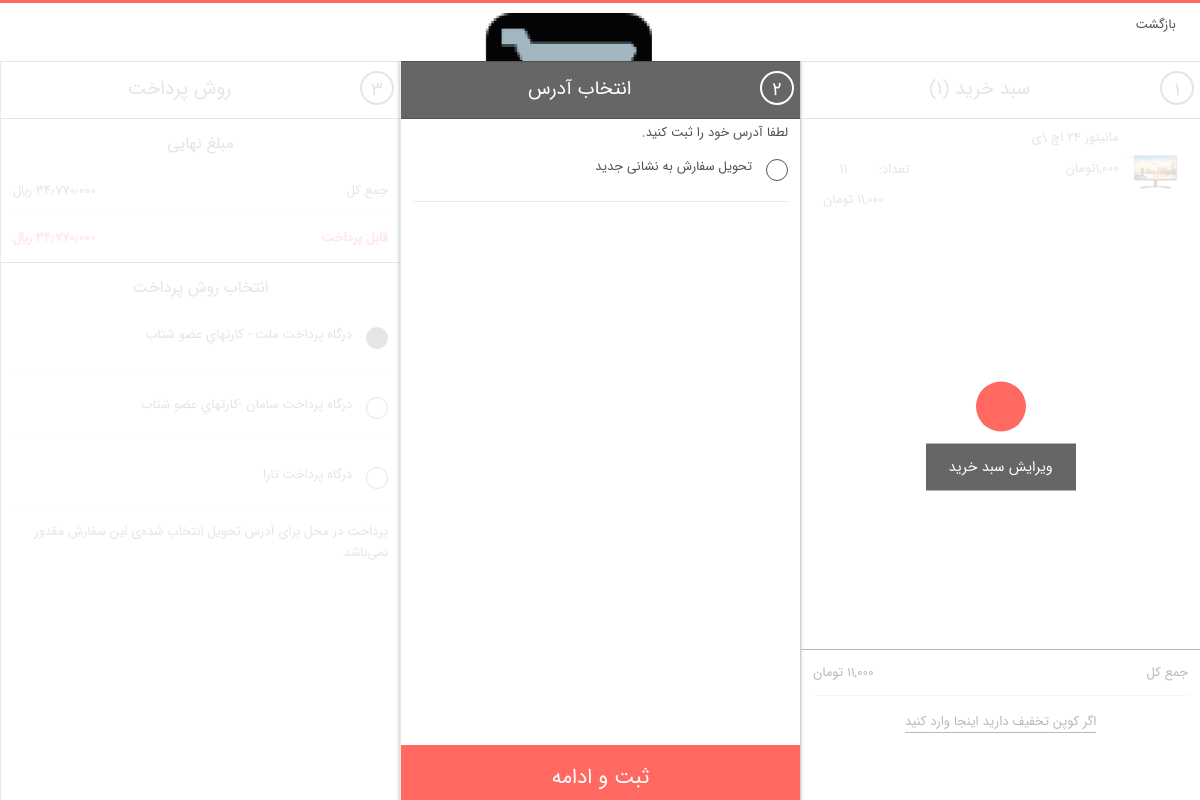
Page /order/orderproduct on the earlier database version.
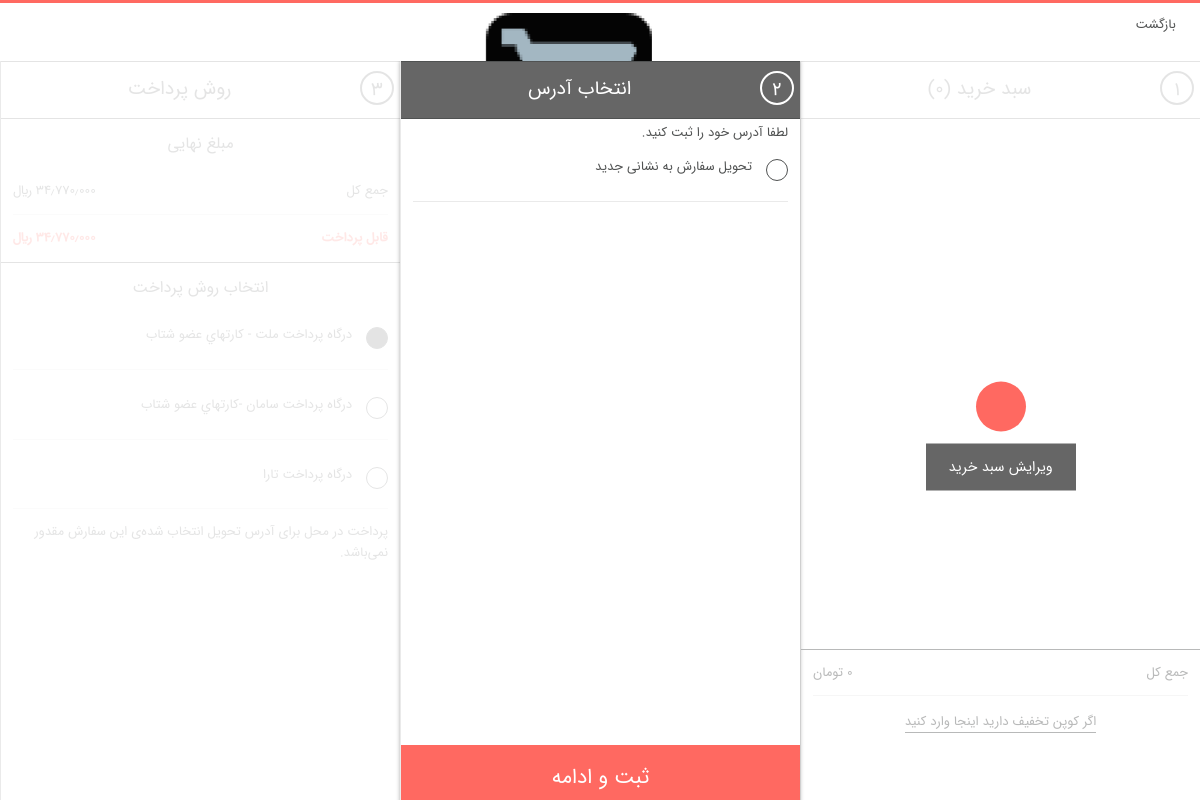
Same page on the later database version.
### order/models.py (models this page shows, shortened)
class ShopCart(models.Model):
    user = models.ForeignKey(User, on_delete=models.SET_NULL, null=True, verbose_name='کاربر')
    product = models.ForeignKey(Product, on_delete=models.SET_NULL, null=True, verbose_name='محصول')
    variant = models.ForeignKey(Variants, on_delete=models.SET_NULL, blank=True,
                                null=True)  # relation with variants table
    quantity = models.IntegerField(verbose_name='تعداد')
    def __str__(self):
        return self.product.title
    @property
    def price(self):
        return self.product.price
    price.fget.short_description = 'قیمت'
    @property
    def product_total_price(self):
        return self.quantity * self.product.price
    product_total_price.fget.short_description = 'مجموع'
    class Meta:
        verbose_name = 'سبد خرید'
        verbose_name_plural = 'سبد های خرید'

### product/models.py (models this page shows, shortened)
class Product(models.Model):
    STATUS = (
        ('True', 'فعال'),
        ('False', 'غیرغعال'),
    )
    VARIANTS = (
        ('None', 'ندارد'),
        ('Size', 'تنوع از نظر سایز'),
        ('Color', 'تنوع از نظر رنگ'),
        ('SizeColor', 'تنوع از نظر سایز و رنگ'),
    )
    category = models.ForeignKey(Category, on_delete=models.CASCADE,
                                 verbose_name='دسته بندی')  # many to one with Category
    title = models.CharField(max_length=50, verbose_name='نام محصول')
    keywords = models.CharField(max_length=255, verbose_name='کلمات کلیدی')
    description = models.CharField(max_length=255, verbose_name='توضیحات')
    image = models.ImageField(upload_to='images/', verbose_name='تصویر اصلی')
    price = models.IntegerField(verbose_name='قیمت')
    amount = models.IntegerField(verbose_name='موجودی')
    minamount = models.IntegerField(verbose_name='حداقل موجودی')
    variant = models.CharField(max_length=20, choices=VARIANTS, default='None', verbose_name='تنوع محصول')
    detail = RichTextUploadingField(verbose_name='جزئیات')
    status = models.CharField(max_length=20, choices=STATUS, verbose_name='وضعیت')
    create_at = models.DateTimeField(auto_now_add=True, verbose_name='تاریخ ایجاد')
    update_at = models.DateTimeField(auto_now=True, verbose_name='تاریخ بروزرسانی')
    slug = models.SlugField(allow_unicode=True, unique=True, null=False)
    def image_tag(self):
        return mark_safe('<img src="{}" height="50"/>'.format(self.image.url))
    image_tag.short_description = 'تصویر'
    class Meta:
        verbose_name = 'محصول'
        verbose_name_plural = 'محصولات'

### order/views.py (the view, shortened to what this page needs)
# urls.py: path('orderproduct', views.order_products_address, name='orderProducts'),
def order_products_address(request):
    category = Category.objects.all()
    form = UpdateAddressForm()
    current_user = request.user
    shop_cart = ShopCart.objects.filter(user_id=current_user.id)
    addresses = UserAddress.objects.filter(user_id=current_user.id)
    totalprice = 0
    for rs in shop_cart:
        if rs.product.variant == 'None':
            totalprice += rs.product.price * rs.quantity
        else:
            totalprice += rs.variant.price * rs.quantity
    context = {'shopcart': shop_cart,
               'category': category,
               'totalprice': totalprice,
               'addresses': addresses,
               'form': form
               }
    return render(request, 'order_product_address.html', context)

### user/forms.py
class UpdateAddressForm(ModelForm):
    class Meta:
        model = UserAddress
        fields = ('firstname', 'lastname', 'phone', 'address', 'city', 'state', 'postalcode',)

### order/templates/order_product_address.html (shortened to what this page needs)
{% extends "base.html" %}
{% load humanize %}
{% block header %} {% include "simple_header.html" %}{% endblock %}
{% block body %}
    <main class="main" id="checkout" style="margin-top: 10px">
        <section class="column invoice" id="basketPage">
            {% include 'cart_page.html' %}
        </section>
        <section class="column address active" id="orderAdressPage">
            {% include 'order_product_address_page.html' %}
        </section>
        <section class="column payment" id="orderPaymentPage">
            <h1><span class="step">۳</span><i class="icon-hand_money"></i><span class="title-step">روش پرداخت</span>
            </h1>
            <form action="/checkout/paymentmethods/submit" id="checkoutForm" method="post">
                <div class="wrapper">
                    <section class="finalBill">
                        <h5>مبلغ نهایی</h5>
                        <div class="row">
                            <span class="right">جمع کل</span>
                            <span class="left">
                        ۳۴٫۷۷۰٫۰۰۰  ريال
                </span>
                        </div>
                        <div class="row">
                            <b class="t-row-total-price emphasis right">قابل پرداخت</b><b class="left"> ۳۴٫۷۷۰٫۰۰۰ ريال
                        </b>
                        </div>
                    </section>
                    <section class="paymentForm">
                        <h5>انتخاب روش پرداخت</h5>
                        <div class="row">
                            <input checked="checked" class="radio selected"
                                   data-name="درگاه پرداخت ملت - کارتهاي عضو شتاب" data-total-amount=""
                                   id="3aeb6289-4502-4d7b-b1bb-ef53f4562085" name="MethodId" type="radio"
                                   value="3aeb6289-4502-4d7b-b1bb-ef53f4562085">
                            <label for="3aeb6289-4502-4d7b-b1bb-ef53f4562085">
                                <p>درگاه پرداخت ملت - کارتهاي عضو شتاب</p></label>
                        </div>
                        <div class="row">
                            <input class="radio" data-name="درگاه پرداخت سامان -کارتهاي عضو شتاب" data-total-amount=""
                                   id="c88ae063-5e3e-4a4f-8531-8220bca702ed" name="MethodId" type="radio"
                                   value="c88ae063-5e3e-4a4f-8531-8220bca702ed">
                            <label for="c88ae063-5e3e-4a4f-8531-8220bca702ed">
                                <p>درگاه پرداخت سامان -کارتهاي عضو شتاب</p></label>
                        </div>
                        <div class="row">
                            <input class="radio" data-name="درگاه پرداخت  تارا" data-total-amount=""
                                   id="e4a78564-3389-4148-833a-aed1d7af627c" name="MethodId" type="radio"
                                   value="e4a78564-3389-4148-833a-aed1d7af627c">
                            <label for="e4a78564-3389-4148-833a-aed1d7af627c">
                                <p>درگاه پرداخت تارا</p></label>
                        </div>
                        <p class="disabled">
                            پرداخت در محل برای آدرس تحویل انتخاب شده‌ی این سفارش مقدور نمی‌باشد.
                        </p>
                    </section>
                </div>
                <footer>
                </footer>
            </form>
        </section>
    </main>
{% endblock %}

### order/templates/cart_page.html (shortened to what this page needs)
{% load humanize %}
<div id="basketContent">
    <h1 style="">
        <a href="/order/shopcart" title="ویرایش سبد خرید">
            <span class="step">۱</span><i class="icon-shopping_cart_full"></i><span
                class="title-step">سبد خرید ({{ shopcart|length }})</span>
        </a>
        <button type="button" id="emptyBasketBtn" title="خالی کردن سبد خرید"></button>
    </h1>
    <div class="wrapper" data-src="/shop/basket">
        <form action="/basket/update" data-bind="form: 'basketForm'"
              data-updateandgettrackingmodelurl="/sitemap.xml" id="basket" method="post"
              novalidate="novalidate">
            {% for rs in shopcart %}
                <article class="row">
                    <figure>
                        <a href="/product/{{ rs.product.id }}/{{ rs.product.slug }}"
                           data-product-url="">
                            {% if rs.variant.image_id > 0 %}
                                <img src="{{ rs.variant.image_var }}"
                                     title="{{ rs.product.title }}"
                                     alt="{{ rs.product.title }}">
                            {% else %}
                                <img src="{{ rs.product.image.url }}"
                                     title="{{ rs.product.title }}"
                                     alt="{{ rs.product.title }}">
                            {% endif %}
                        </a>
                    </figure>
                    <div class="content">
                        <h6>{{ rs.product.title }}</h6>
                        <div class="line">
                            <p class="size-list">{% if rs.product.variant == 'None' %}
                                {{ rs.product.price | intcomma:False }}تومان
                                {% else %}{{ rs.variant.price | intcomma:False }}تومان
                            {% endif %}</p>
                            <div class="quantity">
                                <span>تعداد:</span>
                                <button type="button" class="icon-navigate_plus increase"></button>
                                <input type="text" disabled="disabled" class="number"
                                       name="lines[0].Quantity" value="{{ rs.quantity }}">
                                <button type="button" class="icon-navigate_minus decrease"></button>
                            </div>
                        </div>
                        <div class="line">
                            <p class="price">
                                {% if rs.product.variant == 'None' %}
                                    {{ rs.product_total_price | intcomma:False }} تومان
                                    {% else %}{{ rs.product_variant_total_price | intcomma:False }} تومان
                                {% endif %}</p>
                        </div>
                    </div>
                    <a href="/order/removefromcart/{{ rs.id }}" title="حذف"
                       onclick="return confirm('{{ rs }} از سبد خرید حذف شود ؟')">
                        <button type="button" data-src="/order/removeitem" class="hyp-remove icon-navigate_cross"
                        ></button>
                    </a>
                </article>
            {% endfor %}
        </form>
    </div>
    <footer>
        <div class="row">
            <p>جمع کل</p><span>{{ totalprice | intcomma:False }} تومان</span>
        </div>
        <div class="row link enter-discount">
            <a class="showForm hyp-discount">اگر کوپن تخفیف دارید اینجا وارد کنید </a>
        </div>
        <a href="/order/orderproduct">
        </a>
    </footer>
</div>
<div class="edit">
    <span class="success"></span>
    <a href="/order/shopcart" class="btn gray">ویرایش سبد خرید</a>
</div>

Differences in the rows shown:
removed ShopCart: product.image (picture), product "مانیتور 24 اچ \\ی", product.price "1,000", quantity "11"
Other differences:
{{ shopcart|length }}: "1" → "0"
{{ totalprice | intcomma:False }}: "11,000" → "0"
